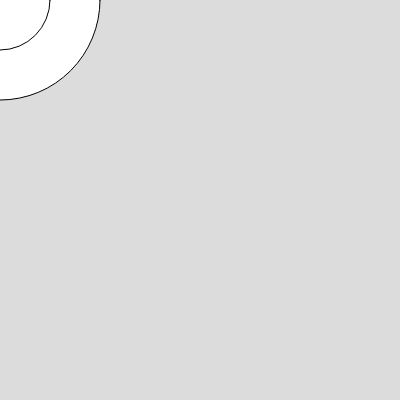
Frame 1 (no input)
Frame 60 (no input): identical to frame 1, image omitted
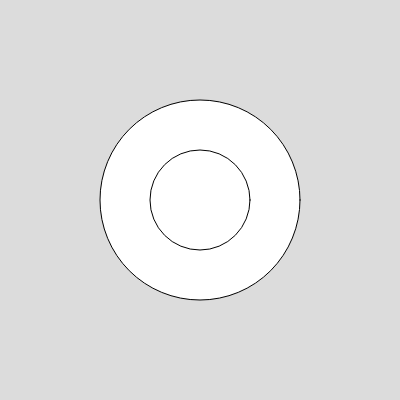
Frame 120 (the mouse pressed at the canvas centre since frame 60)

The p5.js sketch that drew these frames (run headless with seeded random() and noise() and a simulated clock; from frame 60 on, the mouse is pressed at the canvas centre):

// p5.js sketch
// ── sketch.js
function setup() {
  createCanvas(400, 400);
}

function draw() {
  background(220);
  ellipse(mouseX, mouseY, 200, 200);
  ellipse(mouseX, mouseY, 100, 100);
}
